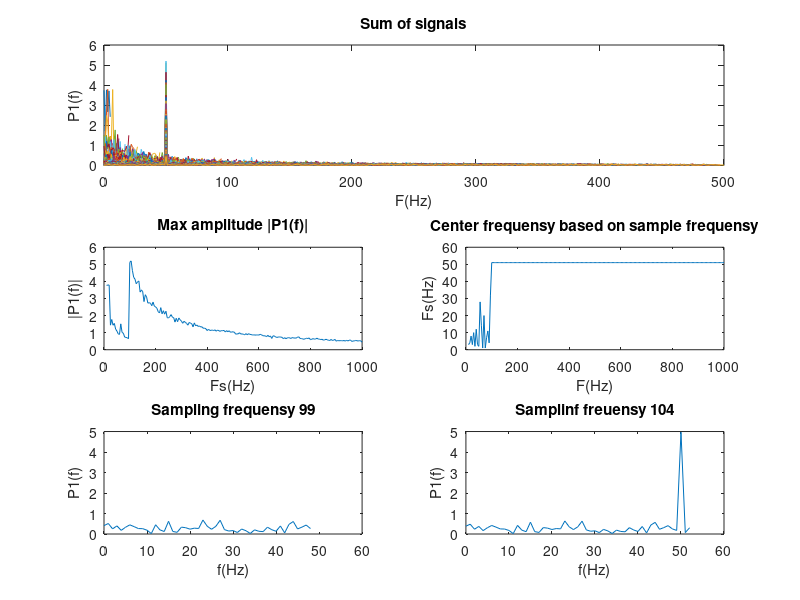

Write the MATLAB code that produced this figure.
close all
clc

peek = []
inexes = []
subplot(3,1,1);
steps = 10:5:1000;
for i = steps
    Fs = 1000;
    T = 1/Fs;
    L = Fs;
    t = (0:L-1)*T;
    what = 1:150;
    S = cos(2*pi*50*t);
    N = randn(size(t));
    X = S + N;
    Y = fft(X);
    %f = Fs*(0:(L/2))/L;
    f = i*(0:(i/2))/i;
    %P2 = abs(Y/L);
    P2 = abs(Y/i);
    %P1 = P2(1:L/2+1);
    P1 = P2(1:floor(i/2)+1);
    %peek = [peek max(P1)];
    [a,b] = max(P1);
    peek = [peek a];
    inexes = [inexes b];
    plot(f, P1 );
    hold on;
end
title("Sum of signals")
xlabel("F(Hz)")
ylabel("P1(f)")

subplot(3,2,3)
plot(steps, peek)
title("Max amplitude |P1(f)|")
xlabel("Fs(Hz)")
ylabel("|P1(f)|")

subplot(3,2,4)
plot(steps, inexes)
title("Center frequensy based on sample frequensy")
xlabel("F(Hz)")
ylabel("Fs(Hz)")


% AssigmentB
count = 5
N = randn(size(t));
for i = [97 104]
    Fs = 1000;
    T = 1/Fs;
    L = Fs;
    t = (0:L-1)*T;
    what = 1:150;
    S = sin(2*pi*50*t);
    X = S + N;
    Y = fft(X);
    %f = Fs*(0:(L/2))/L;
    f = i*(0:(i/2))/i;
    %P2 = abs(Y/L);
    P2 = abs(Y/i);
    %P1 = P2(1:L/2+1);
    P1 = P2(1:floor(i/2)+1);
    subplot(3,2,count)
    plot(f, P1 );
    ylim([0 5])
    xlim([0 60])
    xlabel("f(Hz)")
    ylabel("P1(f)")
    if count == 5
        title("Sampling frequensy 99")
    else
        title("Samplinf freuensy 104")
    end
    count = count  + 1
end




